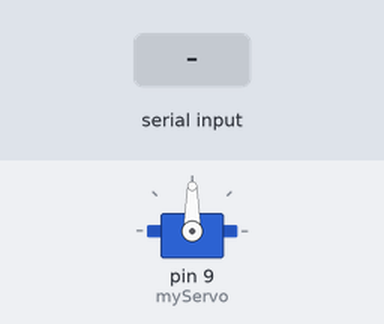
A sketch run on a simulated Arduino Uno, built with avr-gcc and run on an emulated ATmega328P. On the bench: servo. The inputs (shaded band) are chosen by the test bench.

Above: at 1.2 s.
1.3 s: "OFF\n" received over Serial
At 2.1 s:
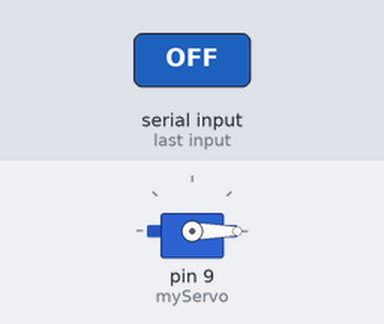
2.8 s: "ON\n" received over Serial
At 3.2 s:
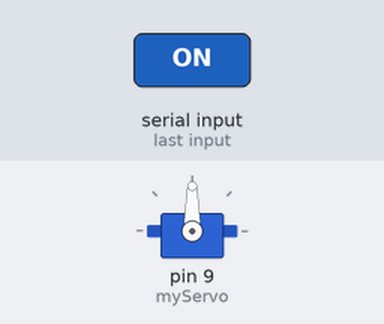
Timing chart, 0 to 5.8 s (numbered marks = the images above; inputs shaded):
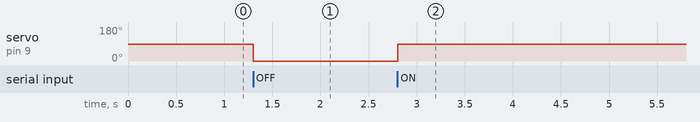

Measured:
- after the input at 1.3 s, servo on pin 9 (myServo): 90° → 0° at once
- after the input at 2.8 s, servo on pin 9 (myServo): 0° → 90° at once

The sketch:

arduino_part.ino
```cpp
#include <Servo.h>

Servo myServo;
String input = "";

void setup() {
  Serial.begin(9600);
  myServo.attach(9);
}

void loop() {
  if (Serial.available()) {
    input = Serial.readStringUntil('\n');
    input.trim();

    if (input == "ON") {
      myServo.write(90);
    }
    else if (input == "OFF") {
      myServo.write(0);
    }
  }
}
```
